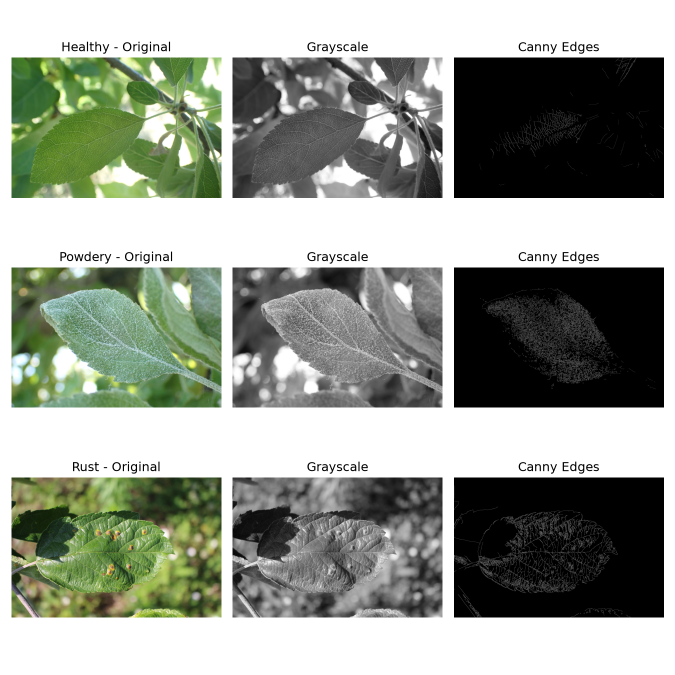
#> input picture Computer-Vision/canny_comparison.png, 1350 x 1350 px (shown at 1/2 size)
$ python -i canny_edges.py   (imports and definitions only)
#> lines starting #> are read from the running program, lines starting #| are printed output that depends on the picture; after the words box and inside, x2 and y2 are one past the last pixel; in counts of white or black regions, pixels touching at a corner belong together
#> further down, picture is the input picture: shape (1350, 1350, 3); mean B, G, R 146.6, 156.4, 151.3
import os
import cv2 as cv
import matplotlib.pyplot as plt

from load_dataset import SPLITS

LOW_THRESHOLD = 50
HIGH_THRESHOLD = 150

# Hand-picked in-focus samples, chosen over the first alphabetical file per class
SAMPLE_OVERRIDES = {
    'Powdery': 'c73662f7024ef388.jpg',
}


def detect_edges(image, low_threshold=LOW_THRESHOLD, high_threshold=HIGH_THRESHOLD):
#> called with low_threshold = 50, high_threshold = 150
    gray = cv.cvtColor(image, cv.COLOR_BGR2GRAY)
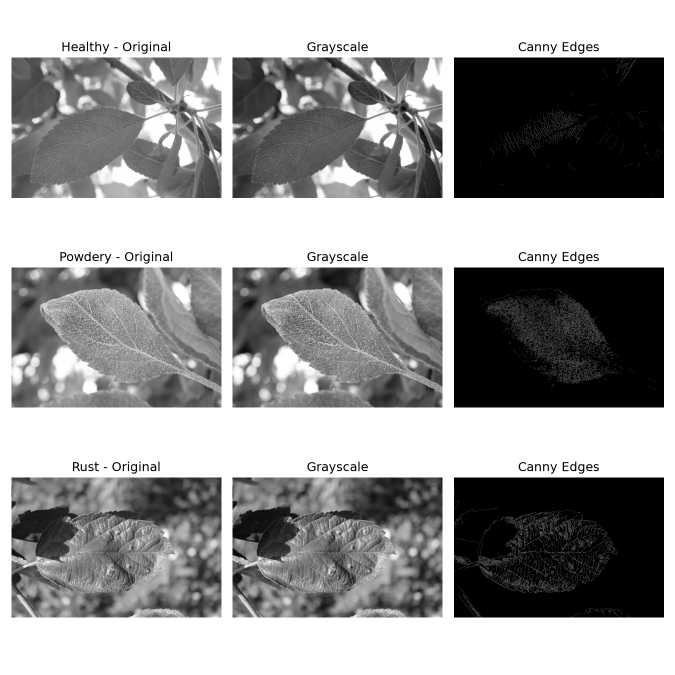
#> gray: shape (1350, 1350) (shown at 1/2 size); min 0, max 255, mean 153.8
    blurred = cv.GaussianBlur(gray, (5, 5), 0)
    edges = cv.Canny(blurred, low_threshold, high_threshold)
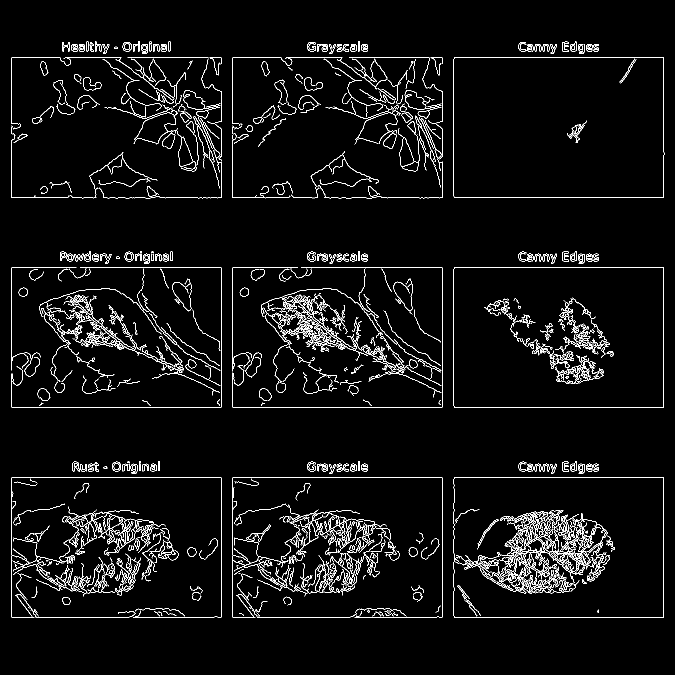
#> edges: shape (1350, 1350) (shown at 1/2 size); 4.2% white in thin lines or dots, all inside (x1, y1, x2, y2) = (22, 83, 1329, 1236)
    return gray, edges


def sample_image_per_class(split_path, overrides=SAMPLE_OVERRIDES):
    samples = {}
    for label in sorted(os.listdir(split_path)):
        class_dir = os.path.join(split_path, label)
        if not os.path.isdir(class_dir):
            continue
        filename = overrides.get(label) or next(iter(os.listdir(class_dir)), None)
        if not filename:
            continue
        samples[label] = os.path.join(class_dir, filename)
    return samples


def show_canny_comparison(samples, save_path=None):
    rows = len(samples)
    plt.figure(figsize=(9, 3 * rows))

    for row, (label, image_path) in enumerate(samples.items()):
        image = cv.imread(image_path)
        gray, edges = detect_edges(image)

        for col, (title, img, cmap) in enumerate([
            ('Original', cv.cvtColor(image, cv.COLOR_BGR2RGB), None),
            ('Grayscale', gray, 'gray'),
            ('Canny Edges', edges, 'gray'),
        ]):
            plt.subplot(rows, 3, row * 3 + col + 1)
            plt.imshow(img, cmap=cmap)
            plt.title(f'{label} - {title}' if col == 0 else title)
            plt.axis('off')

    plt.tight_layout()
    if save_path:
        plt.savefig(save_path, dpi=150)
        print(f'Saved comparison figure to {save_path}')
    plt.show()


# [4 lines not run here, left out]

>>> import cv2
>>> picture = cv2.imread('../canny_comparison.png')
>>> result = detect_edges(picture)

$ run again, on Computer-Vision/blob_comparison (2).png
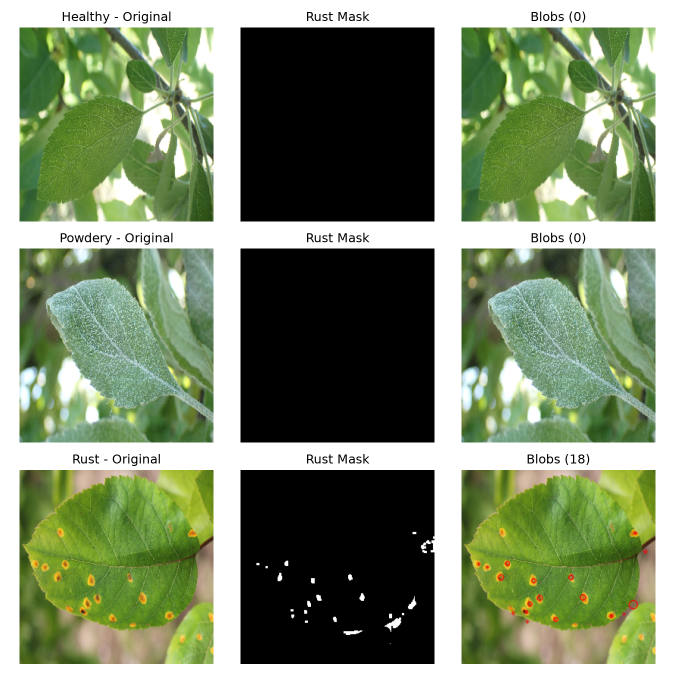
#> input picture Computer-Vision/blob_comparison (2).png, 1350 x 1350 px (shown at 1/2 size)
#> picture is the input picture: shape (1350, 1350, 3); mean B, G, R 108.2, 138.4, 124.2
#> in detect_edges, `gray = cv.cvtColor(image, cv.COLOR_BGR2GRAY)`:
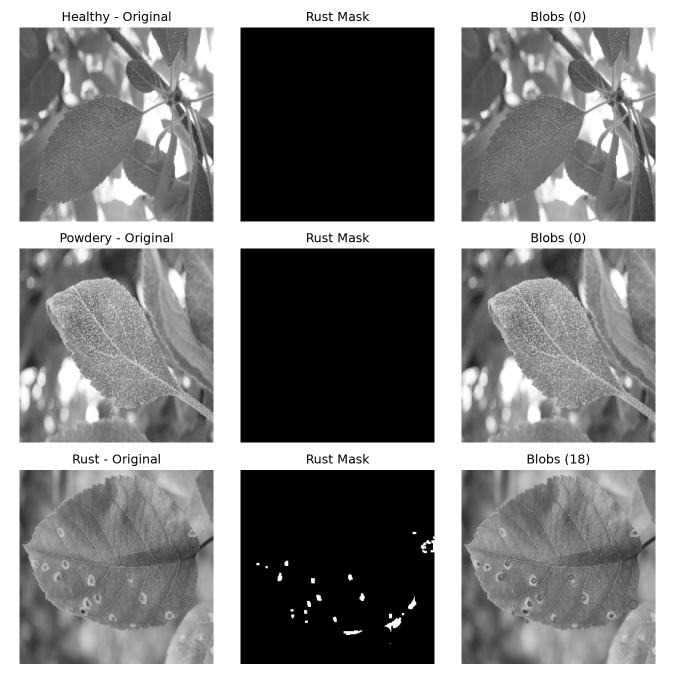
#> gray: shape (1350, 1350) (shown at 1/2 size); min 0, max 255, mean 130.7
#> in detect_edges, `edges = cv.Canny(blurred, low_threshold, high_threshold)`:
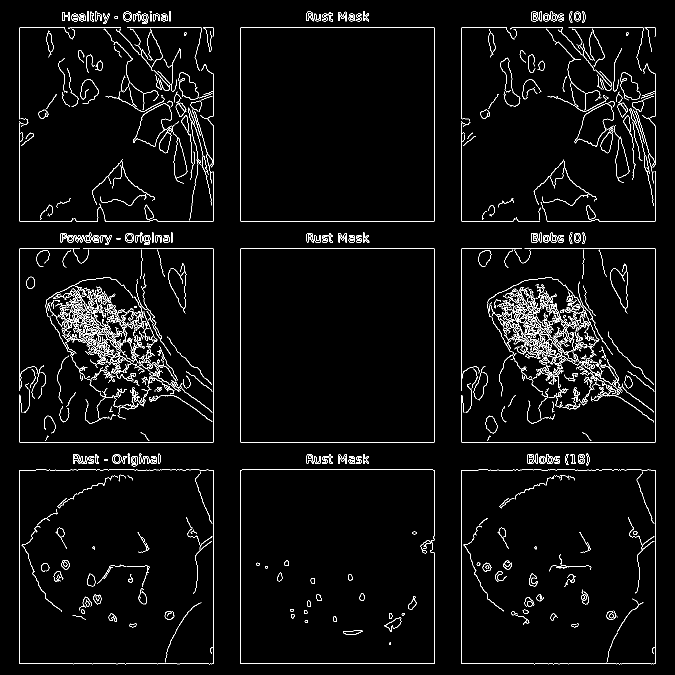
#> edges: shape (1350, 1350) (shown at 1/2 size); 3.4% white in thin lines or dots
